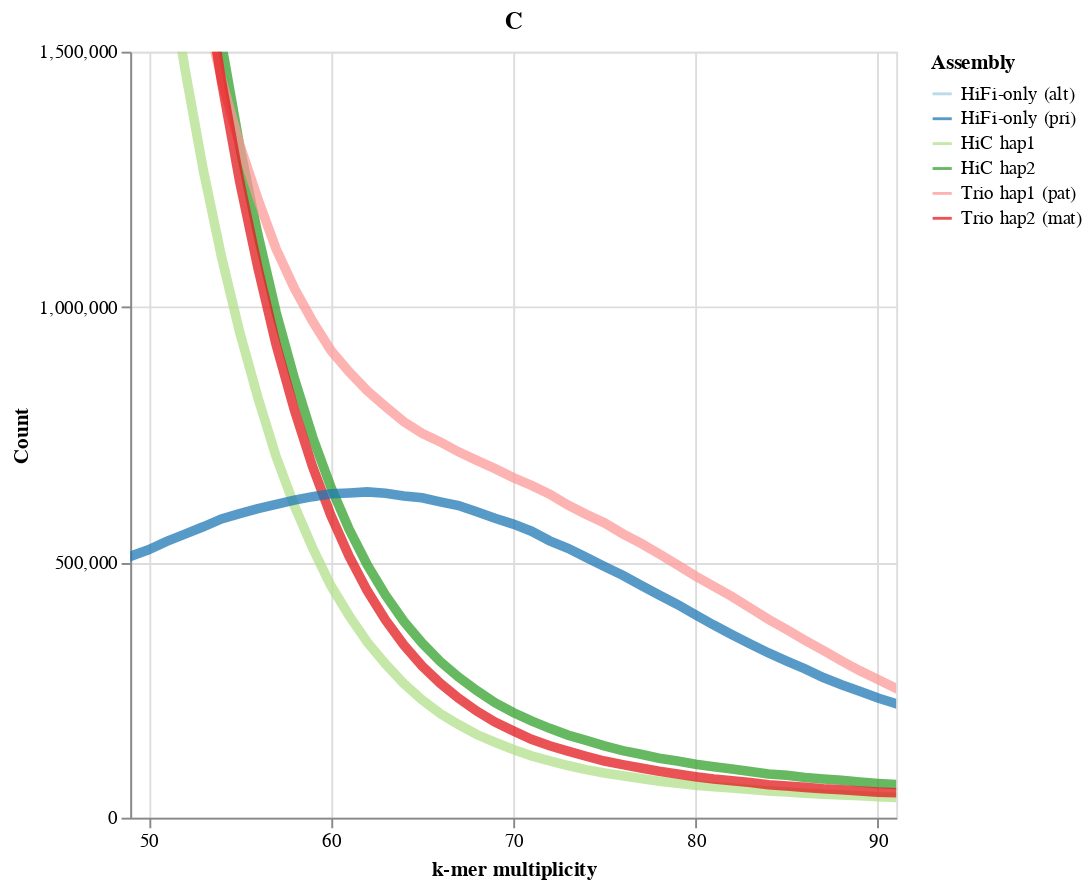

Notebook source saved alongside this figure:
### Code cell
panel_c = line_plot(all_readonly,modes_linelle,colors_linelle,'C')
panel_c

### Figure 1 — Vega-Lite specification as saved in the notebook (floating-point values rounded to 4 significant figures; data arrays with more than 128 entries replaced by an {"elided": "..."} marker saying what was removed)
{"config": {"view": {"continuousWidth": 400, "continuousHeight": 300}}, "data": {"name": "data-7968fe9784ffc55a553f4a8871e77eed"}, "mark": {"type": "line", "clip": true, "opacity": 0.75, "strokeWidth": 5}, "encoding": {"color": {"field": "Assembly", "scale": {"domain": ["HiFi-only (alt)", "HiFi-only (pri)", "HiC hap1", "HiC hap2", "Trio hap1 (pat)", "Trio hap2 (mat)"], "range": ["#a6cee3", "#1f78b4", "#b2df8a", "#33a02c", "#fb9a99", "#e31a1c"]}, "type": "nominal"}, "x": {"axis": {"values": [50, 60, 70, 80, 90]}, "field": "kmer_multiplicity", "scale": {"domain": [49, 91]}, "title": "k-mer multiplicity", "type": "quantitative"}, "y": {"axis": {"values": [0, 500000, 1000000, 1500000]}, "field": "Count", "scale": {"domain": [0, 1500000]}, "title": "Count", "type": "quantitative"}}, "height": 400, "title": "C", "width": 400, "$schema": "https://vega.github.io/schema/vega-lite/v4.17.0.json", "datasets": {"data-7968fe9784ffc55a553f4a8871e77eed": {"elided": "655 records"}}}
